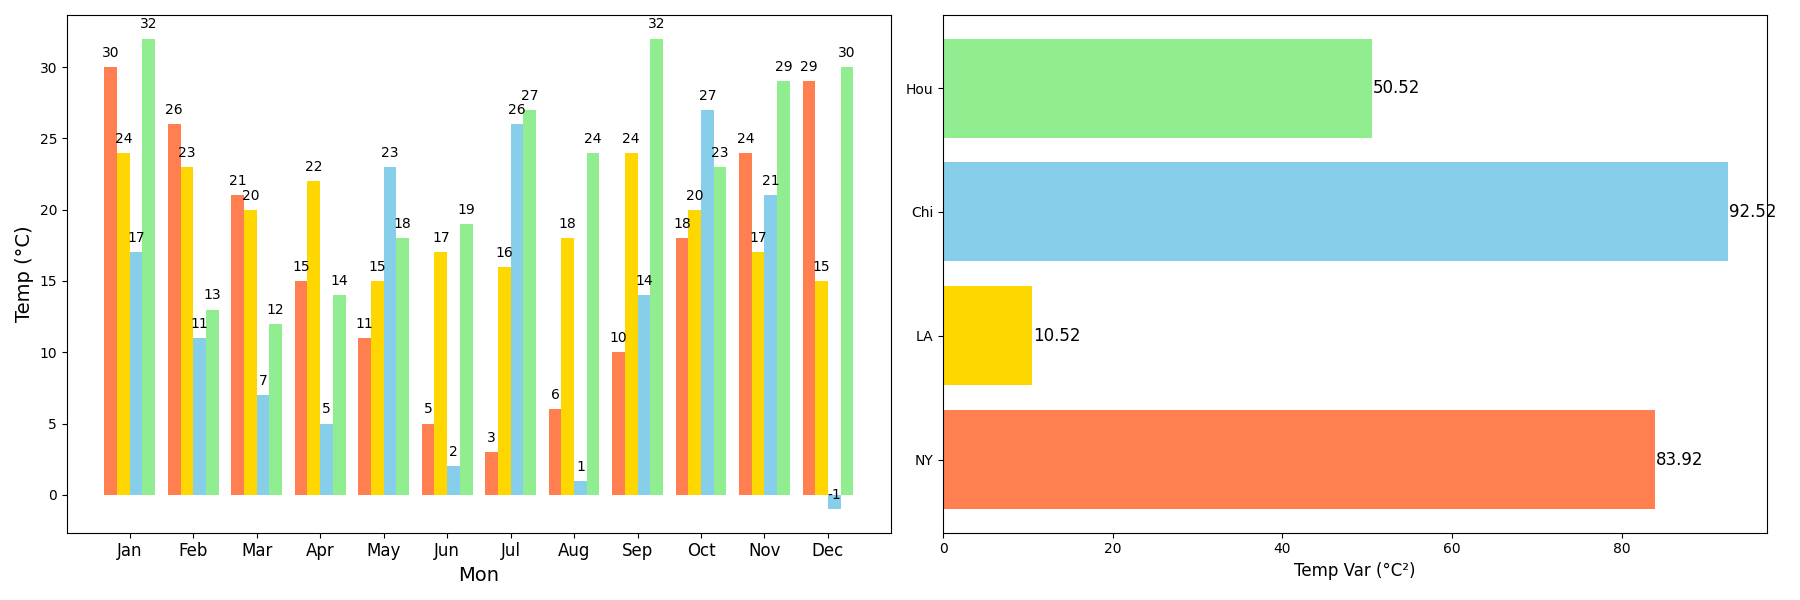

Source code (Python):
import matplotlib.pyplot as plt
import numpy as np

months = np.array(['Jan', 'Feb', 'Mar', 'Apr', 'May', 'Jun', 
                   'Jul', 'Aug', 'Sep', 'Oct', 'Nov', 'Dec'])

cities = ['NY', 'LA', 'Chi', 'Hou']

# Randomly altered temperature data, preserving dimensional structure
temp_data = np.array([
    [30, 26, 21, 15, 11, 5, 3, 6, 10, 18, 24, 29],
    [24, 23, 20, 22, 15, 17, 16, 18, 24, 20, 17, 15],
    [17, 11, 7, 5, 23, 2, 26, 1, 14, 27, 21, -1],
    [32, 13, 12, 14, 18, 19, 27, 24, 32, 23, 29, 30]
])

fig, (ax1, ax2) = plt.subplots(nrows=1, ncols=2, figsize=(18, 6))

bar_width = 0.2
x_positions = np.arange(len(months))
colors = ['coral', 'gold', 'skyblue', 'lightgreen']

for i, city in enumerate(cities):
    ax1.bar(x_positions + i * bar_width, temp_data[i], width=bar_width, color=colors[i])

ax1.set_xlabel('Mon', fontsize=14)
ax1.set_ylabel('Temp (°C)', fontsize=14)
ax1.set_xticks(x_positions + bar_width * 1.5)
ax1.set_xticklabels(months, fontsize=12)

for i in range(len(months)):
    for j in range(len(cities)):
        ax1.text(i + j * bar_width, temp_data[j][i] + 0.5, str(temp_data[j][i]), ha='center', va='bottom', fontsize=10)

variances = np.var(temp_data, axis=1)
ax2.barh(cities, variances, color=colors)

ax2.set_xlabel('Temp Var (°C²)', fontsize=12)

for i in range(len(cities)):
    ax2.text(variances[i] + 0.1, i, f'{variances[i]:.2f}', va='center', fontsize=12)

plt.tight_layout()
plt.show()
